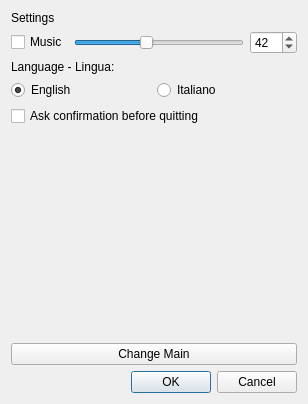
<?xml version="1.0" encoding="UTF-8"?>
<ui version="4.0">
 <class>Settings</class>
 <widget class="QDialog" name="Settings">
  <property name="geometry">
   <rect>
    <x>0</x>
    <y>0</y>
    <width>308</width>
    <height>404</height>
   </rect>
  </property>
  <property name="windowTitle">
   <string>Dialog</string>
  </property>
  <layout class="QGridLayout" name="gridLayout">
   <item row="4" column="0">
    <widget class="QCheckBox" name="CheckBox_QuitConfirmation">
     <property name="text">
      <string>Ask confirmation before quitting</string>
     </property>
    </widget>
   </item>
   <item row="3" column="0">
    <layout class="QHBoxLayout" name="horizontalLayout_2">
     <item>
      <widget class="QRadioButton" name="EngRadioButton">
       <property name="text">
        <string>English</string>
       </property>
       <property name="checked">
        <bool>true</bool>
       </property>
      </widget>
     </item>
     <item>
      <widget class="QRadioButton" name="ItaRadioButton">
       <property name="text">
        <string>Italiano</string>
       </property>
      </widget>
     </item>
    </layout>
   </item>
   <item row="0" column="0">
    <widget class="QLabel" name="SettingsLabel">
     <property name="text">
      <string>Settings</string>
     </property>
    </widget>
   </item>
   <item row="2" column="0">
    <widget class="QLabel" name="LanguageLabel">
     <property name="text">
      <string>Language - Lingua:</string>
     </property>
    </widget>
   </item>
   <item row="5" column="0">
    <spacer name="verticalSpacer_2">
     <property name="orientation">
      <enum>Qt::Vertical</enum>
     </property>
     <property name="sizeHint" stdset="0">
      <size>
       <width>20</width>
       <height>40</height>
      </size>
     </property>
    </spacer>
   </item>
   <item row="7" column="0">
    <widget class="QDialogButtonBox" name="OKCancel">
     <property name="orientation">
      <enum>Qt::Horizontal</enum>
     </property>
     <property name="standardButtons">
      <set>QDialogButtonBox::Cancel|QDialogButtonBox::Ok</set>
     </property>
    </widget>
   </item>
   <item row="1" column="0">
    <layout class="QHBoxLayout" name="horizontalLayout">
     <item>
      <widget class="QCheckBox" name="CheckBox_Music">
       <property name="text">
        <string>Music</string>
       </property>
      </widget>
     </item>
     <item>
      <widget class="QSlider" name="Slider_Music">
       <property name="maximum">
        <number>100</number>
       </property>
       <property name="value">
        <number>42</number>
       </property>
       <property name="orientation">
        <enum>Qt::Horizontal</enum>
       </property>
      </widget>
     </item>
     <item>
      <widget class="QSpinBox" name="MusicSpinBox">
       <property name="maximum">
        <number>100</number>
       </property>
       <property name="value">
        <number>42</number>
       </property>
      </widget>
     </item>
    </layout>
   </item>
   <item row="6" column="0">
    <widget class="QPushButton" name="ChangeMain">
     <property name="text">
      <string>Change Main</string>
     </property>
    </widget>
   </item>
  </layout>
 </widget>
 <resources/>
 <connections>
  <connection>
   <sender>OKCancel</sender>
   <signal>accepted()</signal>
   <receiver>Settings</receiver>
   <slot>accept()</slot>
   <hints>
    <hint type="sourcelabel">
     <x>164</x>
     <y>394</y>
    </hint>
    <hint type="destinationlabel">
     <x>157</x>
     <y>211</y>
    </hint>
   </hints>
  </connection>
  <connection>
   <sender>OKCancel</sender>
   <signal>rejected()</signal>
   <receiver>Settings</receiver>
   <slot>reject()</slot>
   <hints>
    <hint type="sourcelabel">
     <x>164</x>
     <y>394</y>
    </hint>
    <hint type="destinationlabel">
     <x>173</x>
     <y>211</y>
    </hint>
   </hints>
  </connection>
  <connection>
   <sender>Slider_Music</sender>
   <signal>valueChanged(int)</signal>
   <receiver>MusicSpinBox</receiver>
   <slot>setValue(int)</slot>
   <hints>
    <hint type="sourcelabel">
     <x>230</x>
     <y>38</y>
    </hint>
    <hint type="destinationlabel">
     <x>264</x>
     <y>41</y>
    </hint>
   </hints>
  </connection>
  <connection>
   <sender>MusicSpinBox</sender>
   <signal>valueChanged(int)</signal>
   <receiver>Slider_Music</receiver>
   <slot>setValue(int)</slot>
   <hints>
    <hint type="sourcelabel">
     <x>274</x>
     <y>44</y>
    </hint>
    <hint type="destinationlabel">
     <x>188</x>
     <y>44</y>
    </hint>
   </hints>
  </connection>
 </connections>
</ui>
